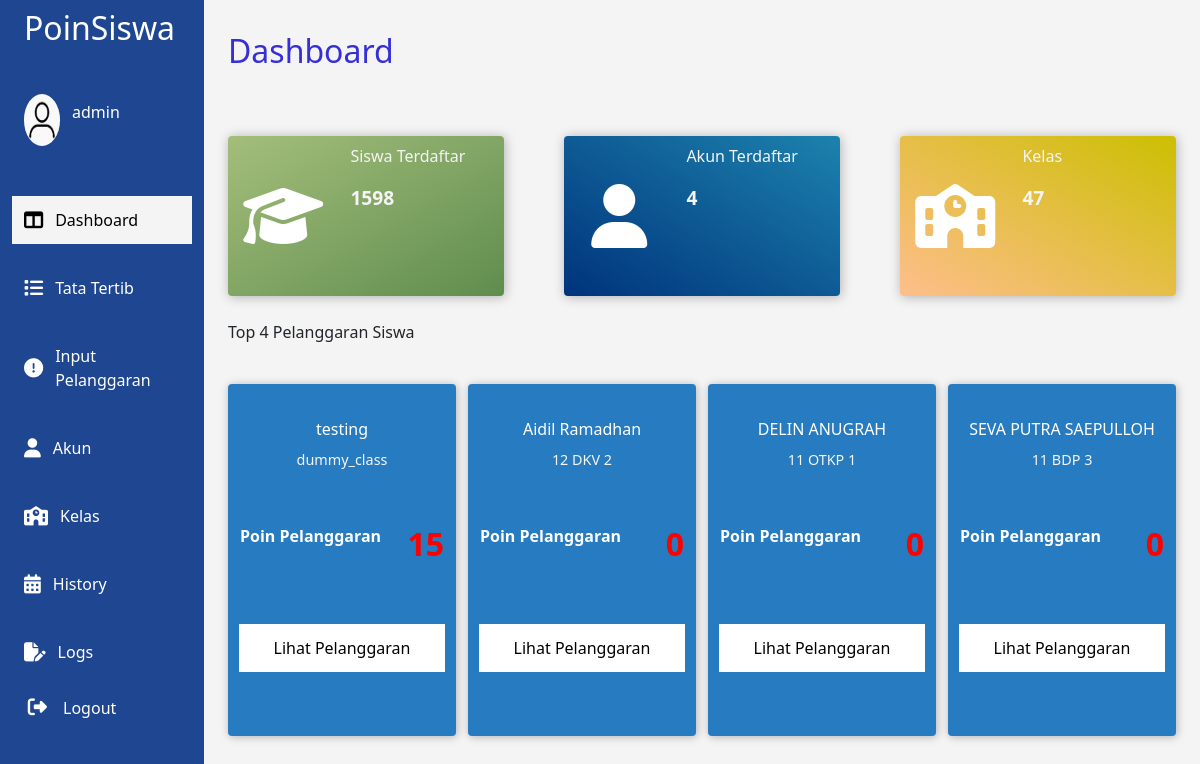
Screenshot of /view/dashboard.php (signed in) with the database file from the repository.
### tables this page shows
CREATE TABLE `siswa` (
  `c_kelas` int(10) NOT NULL,
  `nisn` int(10) UNSIGNED ZEROFILL NOT NULL,
  `nama` varchar(255) NOT NULL,
  `poin` int(255) NOT NULL,
  `alamat_lahir` varchar(255) NOT NULL,
  `tanggal_lahir` date NOT NULL,
  `jenis_kelamin` varchar(255) NOT NULL,
  `c_siswa` int(10) NOT NULL,
  `nama_kelas` varchar(255) NOT NULL,
  `pelanggaran` int(10) NOT NULL
);

### function/readdatadasboard.php (called while the page is built)
<?php
$sql = "SELECT * FROM siswa ORDER BY poin DESC LIMIT 4";
$result = mysqli_query($conn, $sql);
$account = "SELECT * FROM user";
$result1 = mysqli_query($conn, $account);
$kelas = "SELECT * FROM kelas";
$result2 = mysqli_query($conn, $kelas);
$sql2 = "SELECT * FROM siswa";
$result3 = mysqli_query($conn,$sql2)
?>

### view/dashboard.php (the view, shortened to what this page needs)
<?php
require "../function/config.php";
require "../function/readdatadasboard.php";
?>
<!DOCTYPE html>
<html lang="en">
<head>
    <link rel="stylesheet" href="../css/dashboard.css">
    <link rel="stylesheet" href="../css/sidebar.css">
    <link rel="stylesheet" href="../css/responsive.css">
    <link rel="stylesheet" href="https://cdnjs.cloudflare.com/ajax/libs/twitter-bootstrap/5.2.0/css/bootstrap.min.css">
    <link rel="stylesheet" href="https://cdnjs.cloudflare.com/ajax/libs/font-awesome/6.2.1/css/all.min.css">
    <link rel="stylesheet" href="https://cdn.datatables.net/1.13.1/css/dataTables.bootstrap5.min.css">
</head>
<body>
    <nav>
        <div class="logo">
            <div class="text-logo">
                <h2>PoinSiswa</h2>
            </div>
        </div>
        <div class="logout-container ">
        </div>
    </nav>
    <main>
        <div class="sidebar" id='sidebar'>
            <ul>
                <li>
                    <div class="account">
                        <div class="imgcontainer">
                            <img src="../asset/guest1.png" alt="">
                        </div>
                        <div class="text-account">
                            <p> <?php
                            echo $_SESSION["nama_akun"];
                            ?></p>
                        </div>
                    </div>
                </li>
                <li>
                    <a href="dashboard.php" class="item-sidebar sidebar-active">
                        <i class="fa-solid fa-table-columns"></i>
                        Dashboard
                    </a>
                </li>
                <li>
                    <a href="tatatertib.php" class='item-sidebar'>
                        <i class="fa-solid fa-list"></i>
                        Tata Tertib
                    </a>
                </li>
                <li>
                    <a href="pelanggaran.php" class="item-sidebar">
                        <i class="fa-solid fa-circle-exclamation"></i>
                        Input Pelanggaran
                    </a>
                </li>
                <?php
                if($_SESSION["nama_akun"] == "admin" || $_SESSION["nama_akun"] == "skylakke"){
                    echo " <li>
                    <a href='guru.php' class='item-sidebar'>
                        <i class='fa-solid fa-user'></i>
                        Akun
                    </a>
                </li>";
                }
                ?>
                <li>
                    <a href="kelas.php" class="item-sidebar">
                        <i class="fa-solid fa-school"></i>
                        Kelas
                    </a>
                </li>
                <li>
                    <a href="history.php" class="item-sidebar">
                        <i class="fa-solid fa-calendar-days"></i>
                        History
                    </a>
                </li>
                <?php
                if($_SESSION["nama_akun"] == "admin" || $_SESSION["nama_akun"] == "skylakke"){
                    echo " <li>
                    <a href='logs.php' class='item-sidebar '>
                        <i class='fa-solid fa-file-pen'></i>
                        Logs
                    </a>
                </li>";
                }
                ?>
                <li>
                    <a href="../function/logout.php" class='func-logout'>
                        <button class='btn-logout '>
                            <i class="fa-solid fa-right-from-bracket"></i>
                            Logout
                        </button>
                    </a>
                </li>
            </ul>
        </div>
        <div class="main-content">
            <div class="title-main">
                <h2>Dashboard</h2>
            </div>
            <div class="top">
                <div class="data-card">
                    <div class="container-icon">
                        <i class="fa-solid fa-graduation-cap"></i>
                    </div>
                    <div class="container-text">
                        <p>Siswa Terdaftar</p>
                        <span><?php
                        $d = mysqli_num_rows($result3);
                        echo $d;
                        ?></span>
                    </div>
                </div>
                <div class="data-card akun">
                    <div class="container-icon">
                        <i class="fa-solid fa-user"></i>
                    </div>
                    <div class="container-text">
                        <p>Akun Terdaftar</p>
                        <span>
                        <?php
                            $data = mysqli_num_rows($result1);
                            echo $data;
                        ?>
                        </span>
                    </div>
                </div>
                <div class="data-card kelas">
                    <div class="container-icon">
                        <i class="fa-solid fa-school"></i>
                    </div>
                    <div class="container-text">
                        <p>Kelas</p>
                        <span>
                        <?php
                            $data = mysqli_num_rows($result2);
                            echo $data;
                        ?>
                        </span>
                    </div>
                </div>
            </div>
            <div class="mid">
                <div class="title-mid">
                    <p>Top 4 Pelanggaran Siswa</p>
                </div>
                <div class="main-content-mid">
                    <?php while ($row = mysqli_fetch_assoc($result)) { ?>
                    <div class="siswa-card">
                        <div class="name-content">
                            <p><?php echo $row['nama']; ?></p>
                            <span><?php echo $row['nama_kelas']; ?></span>
                        </div>
                        <div class="poin-content">
                            <p>Poin Pelanggaran</p>
                            <span><?php echo $row['poin']; ?></span>
                        </div>
                        <div class="button-content">
                            <a href="lihatsiswa.php?c_siswa=<?php echo $row['c_siswa']; ?>&c_kelas=<?php echo $row['c_kelas'] ?>">
                                <button>Lihat Pelanggaran</button>
                            </a>
                        </div>
                    </div>
                    <?php }?>
                </div>
            </div>
        </div>
    </main>
</body>
</html>

### css/dashboard.css (style rules this page uses)
* { padding: 0; margin: 0; box-sizing: border-box; }
:root { --navcolor:#59b8ba; --primarycolor:#dfe6ee; --whitecolor:#f4f4f4; }
li { list-style: none; }
a { text-decoration: none; color: #ffffff; display: flex; }
body { font-family: sans-serif; background-color: #f4f4f4 !important; overflow-x: hidden; }
.top { width: 100%; height: 20vh; display: flex; flex-direction: row; justify-content: space-between; gap:1vw; margin-bottom: 3vh; }
.title-main { width: 15vw; height: 10vh; margin-bottom: 3vh; }
.title-main h2 { color:#362FD9; }
.data-card { width: 23vw; height: 100%; background-image:linear-gradient(to bottom right,#A4BE7B,#5F8D4E); display: flex; flex-direction: row; box-shadow:1px 1px 12px #00000048; border-radius:4px; }
.container-text { width: 60%; height: 97%; position: relative; background-color: transparent; padding:1vh 1vw }
.container-icon { width: 40%; height: 100%; position: relative; display: flex; justify-content: center; align-items: center; }
.container-icon i { font-size:4rem; color:#ffffff }
.container-text p { color:#f4f4f4; font-size: 1rem; }
.container-text span { font-size:1.2rem; font-weight: bold; color:#f4f4f4 }
.mid { width: 100%; height: 60vh; }
.title-mid { width: 100%; height: 5vh; margin-bottom: 3vh; display: flex; align-items: center; }
.main-content-mid { width: 100%; height: 55vh; display: flex; flex-direction: row; gap:1vw }
.siswa-card { width: 25vw; height: 80%; background-color:#277BC0; color:#ffffff; box-shadow: 1px 1px 8px #00000046; border-radius:4px }
.name-content { width: 100%; height: 15vh; display: flex; justify-content: center; align-items: center; flex-direction: column; }
.name-content p { margin-bottom: 1vh; text-align: center; }
.name-content span { color:#f5f5f5; font-size:.9rem }
.poin-content { width: 100%; height: 10vh; display: flex; flex-direction: row; justify-content: space-between; align-items: center; padding:0 1vw }
.poin-content span { color:#ff0000; font-weight: bold; font-size:2rem }
.poin-content p { font-size: 1rem; font-weight: bold; }
.button-content { width: 100%; height: 20vh; display: flex; justify-content: center; align-items: center; }
.button-content a { width: 100%; height: 10vh; text-decoration: none; display: flex; justify-content: center; }
.button-content button { width: 90%; height: 6vh; background-color:#ffffff; color:#000000ff; border:none; cursor: pointer; }
.akun { background-image: linear-gradient(to top right,#00337C,#1C82AD) !important; }
.kelas { background-image:linear-gradient(to top right,#FEBE8C,#ccbf02) !important; }

### rows the page displays
siswa: nama "testing", nama_kelas "dummy_class", poin "15"
siswa: nama "Aidil Ramadhan", nama_kelas "12 DKV 2", poin "0"
siswa: nama "DELIN ANUGRAH", nama_kelas "11 OTKP 1", poin "0"
siswa: nama "SEVA PUTRA SAEPULLOH", nama_kelas "11 BDP 3", poin "0"

### other values shown
$_SESSION["nama_akun"] "admin"
$d "1598"
$data "4"
$data "47"
